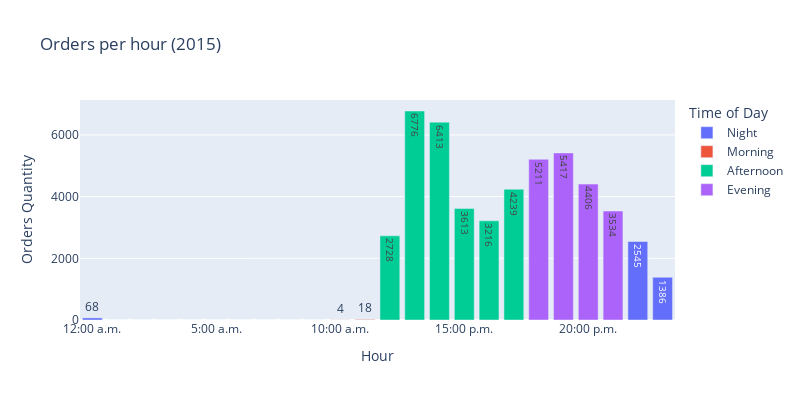

The notebook cell this image was saved under:
### Code cell
bar_orders_hour = px.bar(final_orders_hour, y="Orders Quantity", x=final_orders_hour.index, 
    color=final_orders_hour["Category"],
            labels={
                "Orders Count": "No. of Orders",
                "Datetime": "Hour",
                "Category": "Time of Day"
            },
            title="Orders per hour (2015)", width=800, height=400,
            hover_data={'Category'}, 
            text=final_orders_hour["Orders Quantity"])

bar_orders_hour.update_traces(textposition='auto')
bar_orders_hour.update_layout(
    xaxis = dict(
        tickmode = 'array',
        tickvals = [0, 5, 10, 15, 20],
        ticktext = ['12:00 a.m.', '5:00 a.m.', 
        '10:00 a.m.', '15:00 p.m.', '20:00 p.m.']
    )
)

### Figure 1 — Plotly figure (JSON) as saved in the notebook; plotly's stock layout.template omitted (floating-point values rounded to 4 significant figures)
{"data": [{"alignmentgroup": "True", "customdata": [["Night"], ["Night"], ["Night"], ["Night"], ["Night"], ["Night"], ["Night"], ["Night"]], "hovertemplate": "Time of Day=%{customdata[0]}<br>Hour=%{x}<br>Orders Quantity=%{text}<extra></extra>", "legendgroup": "Night", "marker": {"color": "#636efa", "pattern": {"shape": ""}}, "name": "Night", "offsetgroup": "Night", "orientation": "v", "showlegend": true, "text": [68, 0, 0, 0, 0, 0, 2545, 1386], "textposition": "auto", "type": "bar", "x": [0, 1, 2, 3, 4, 5, 22, 23], "xaxis": "x", "y": [68, 0, 0, 0, 0, 0, 2545, 1386], "yaxis": "y"}, {"alignmentgroup": "True", "customdata": [["Morning"], ["Morning"], ["Morning"], ["Morning"], ["Morning"], ["Morning"]], "hovertemplate": "Time of Day=%{customdata[0]}<br>Hour=%{x}<br>Orders Quantity=%{text}<extra></extra>", "legendgroup": "Morning", "marker": {"color": "#EF553B", "pattern": {"shape": ""}}, "name": "Morning", "offsetgroup": "Morning", "orientation": "v", "showlegend": true, "text": [0, 0, 0, 0, 4, 18], "textposition": "auto", "type": "bar", "x": [6, 7, 8, 9, 10, 11], "xaxis": "x", "y": [0, 0, 0, 0, 4, 18], "yaxis": "y"}, {"alignmentgroup": "True", "customdata": [["Afternoon"], ["Afternoon"], ["Afternoon"], ["Afternoon"], ["Afternoon"], ["Afternoon"]], "hovertemplate": "Time of Day=%{customdata[0]}<br>Hour=%{x}<br>Orders Quantity=%{text}<extra></extra>", "legendgroup": "Afternoon", "marker": {"color": "#00cc96", "pattern": {"shape": ""}}, "name": "Afternoon", "offsetgroup": "Afternoon", "orientation": "v", "showlegend": true, "text": [2728, 6776, 6413, 3613, 3216, 4239], "textposition": "auto", "type": "bar", "x": [12, 13, 14, 15, 16, 17], "xaxis": "x", "y": [2728, 6776, 6413, 3613, 3216, 4239], "yaxis": "y"}, {"alignmentgroup": "True", "customdata": [["Evening"], ["Evening"], ["Evening"], ["Evening"]], "hovertemplate": "Time of Day=%{customdata[0]}<br>Hour=%{x}<br>Orders Quantity=%{text}<extra></extra>", "legendgroup": "Evening", "marker": {"color": "#ab63fa", "pattern": {"shape": ""}}, "name": "Evening", "offsetgroup": "Evening", "orientation": "v", "showlegend": true, "text": [5211, 5417, 4406, 3534], "textposition": "auto", "type": "bar", "x": [18, 19, 20, 21], "xaxis": "x", "y": [5211, 5417, 4406, 3534], "yaxis": "y"}], "layout": {"barmode": "relative", "height": 400, "legend": {"title": {"text": "Time of Day"}, "tracegroupgap": 0}, "title": {"text": "Orders per hour (2015)"}, "width": 800, "xaxis": {"anchor": "y", "domain": [0, 1], "tickmode": "array", "ticktext": ["12:00 a.m.", "5:00 a.m.", "10:00 a.m.", "15:00 p.m.", "20:00 p.m."], "tickvals": [0, 5, 10, 15, 20], "title": {"text": "Hour"}}, "yaxis": {"anchor": "x", "domain": [0, 1], "title": {"text": "Orders Quantity"}}}}
